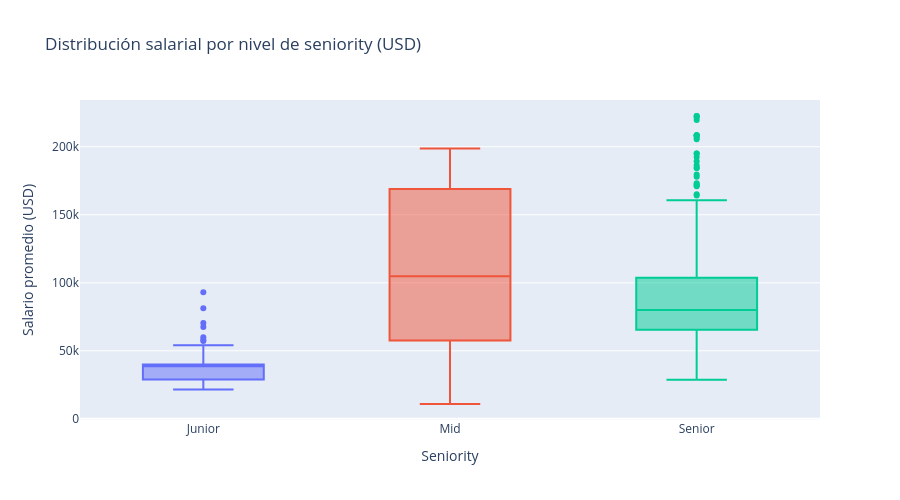

The cell this chart's notebook holds for it:
### Markdown cell above
## 3. Distribución salarial por seniority

### Code cell
salary_df = df[
    (df["salary_avg"].notna()) &
    (df["salary_avg"] > 10000) &
    (df["seniority"] != "Not specified")
]

fig = px.box(
    salary_df,
    x="seniority", y="salary_avg",
    color="seniority",
    category_orders={"seniority": ["Junior", "Mid", "Senior"]},
    title="Distribución salarial por nivel de seniority (USD)",
    labels={"seniority": "Seniority", "salary_avg": "Salario promedio (USD)"}
)
fig.update_layout(height=500, showlegend=False)
fig.show()

### Figure 1 — Plotly figure (JSON) as saved in the notebook; plotly's stock layout.template omitted (floating-point values rounded to 4 significant figures; data arrays with more than 128 entries replaced by an {"elided": "..."} marker saying what was removed)
{"data": [{"alignmentgroup": "True", "hovertemplate": "Seniority=%{x}<br>Salario promedio (USD)=%{y}<extra></extra>", "legendgroup": "Junior", "marker": {"color": "#636efa"}, "name": "Junior", "notched": false, "offsetgroup": "Junior", "orientation": "v", "showlegend": true, "type": "box", "x": {"elided": "178 str values"}, "x0": " ", "xaxis": "x", "y": {"elided": "178 float values"}, "y0": " ", "yaxis": "y"}, {"alignmentgroup": "True", "hovertemplate": "Seniority=%{x}<br>Salario promedio (USD)=%{y}<extra></extra>", "legendgroup": "Mid", "marker": {"color": "#EF553B"}, "name": "Mid", "notched": false, "offsetgroup": "Mid", "orientation": "v", "showlegend": true, "type": "box", "x": ["Mid", "Mid", "Mid", "Mid", "Mid", "Mid", "Mid", "Mid", "Mid", "Mid"], "x0": " ", "xaxis": "x", "y": [10900.0, 57570.0, 169000.0, 80060.0, 129600.0, 198600.0, 57700.0, 137000.0, 192900.0, 56880.0], "y0": " ", "yaxis": "y"}, {"alignmentgroup": "True", "hovertemplate": "Seniority=%{x}<br>Salario promedio (USD)=%{y}<extra></extra>", "legendgroup": "Senior", "marker": {"color": "#00cc96"}, "name": "Senior", "notched": false, "offsetgroup": "Senior", "orientation": "v", "showlegend": true, "type": "box", "x": {"elided": "406 str values"}, "x0": " ", "xaxis": "x", "y": {"elided": "406 float values"}, "y0": " ", "yaxis": "y"}], "layout": {"boxmode": "overlay", "height": 500, "legend": {"title": {"text": "Seniority"}, "tracegroupgap": 0}, "showlegend": false, "title": {"text": "Distribución salarial por nivel de seniority (USD)"}, "xaxis": {"anchor": "y", "categoryarray": ["Junior", "Mid", "Senior"], "categoryorder": "array", "domain": [0, 1], "title": {"text": "Seniority"}}, "yaxis": {"anchor": "x", "domain": [0, 1], "title": {"text": "Salario promedio (USD)"}}}}
